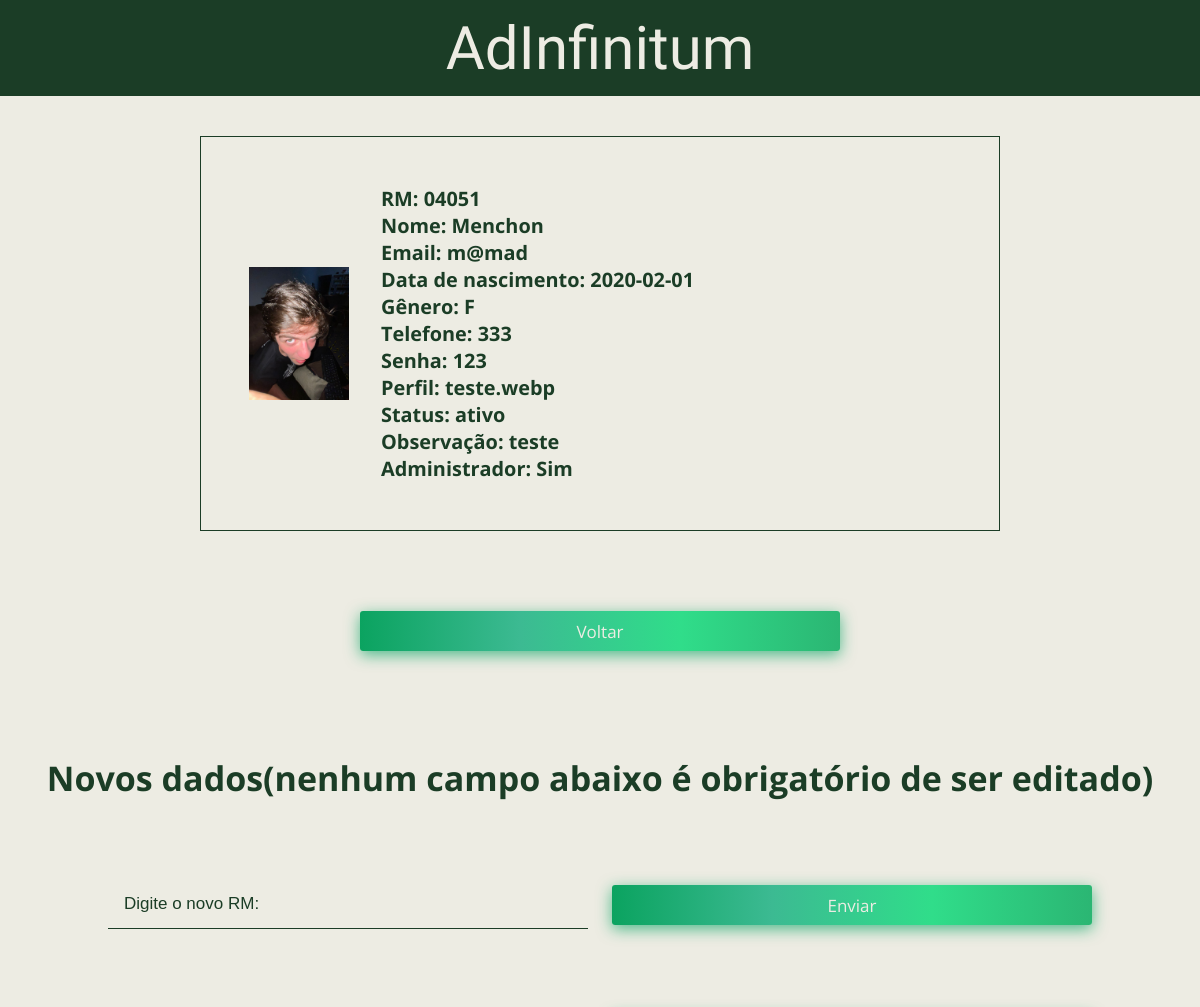
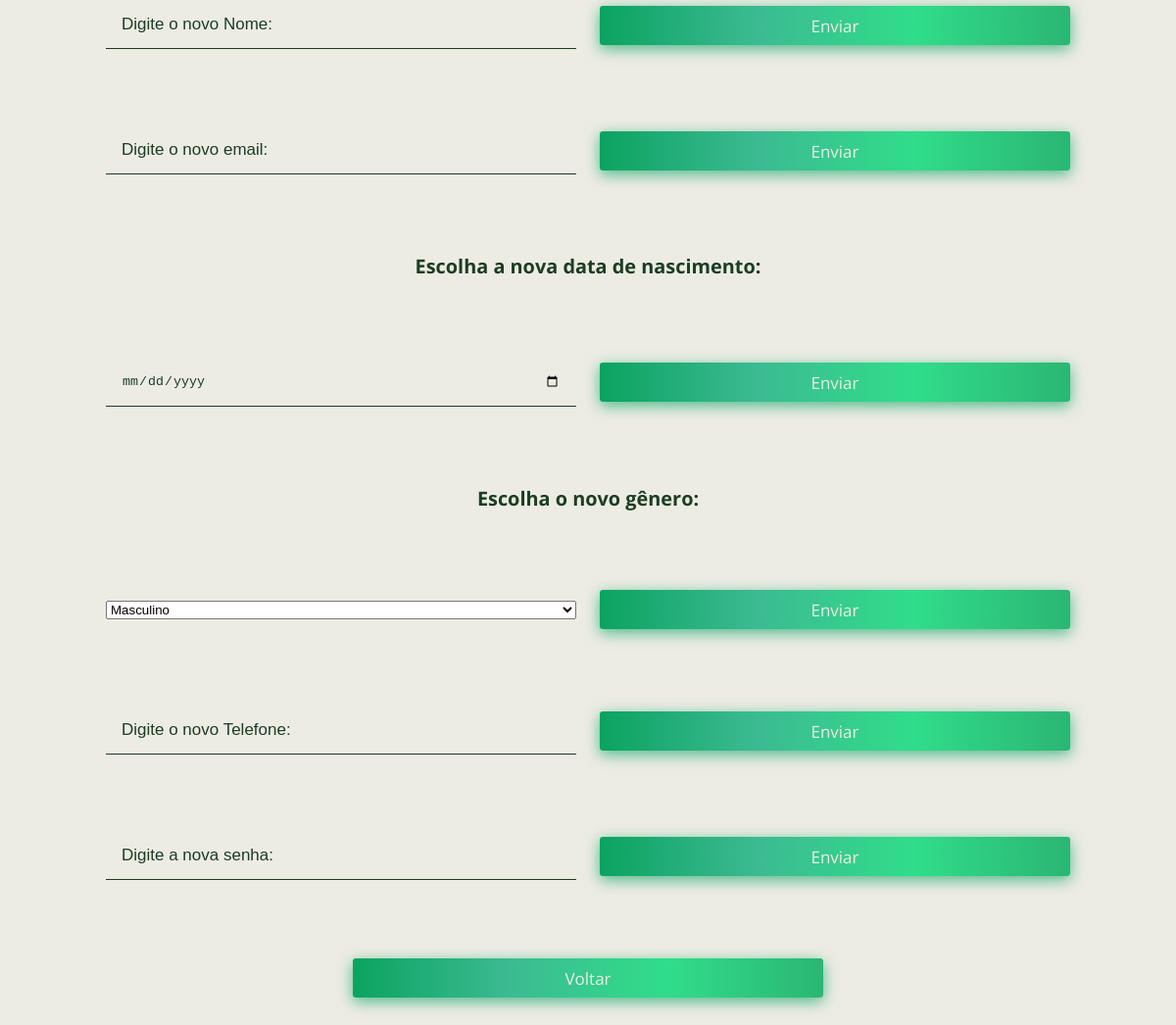
/pjtbibli/editAdm.php (signed in), run on the app's committed database (2 pictures, top to bottom).
### tables this page shows
CREATE TABLE `usuario` (
  `rm` varchar(6) NOT NULL,
  `nome` varchar(60) DEFAULT NULL,
  `email` varchar(120) DEFAULT NULL,
  `dt_nascimento` date DEFAULT NULL,
  `genero` char(1) DEFAULT NULL,
  `telefone` varchar(45) DEFAULT NULL,
  `senha` char(20) DEFAULT NULL,
  `perfil` varchar(120) DEFAULT NULL,
  `user_status` varchar(100) DEFAULT NULL,
  `obs` varchar(200) DEFAULT NULL,
  `adm` bit(1) DEFAULT NULL
);

### pjtbibli/editAdm.php (the view, shortened to what this page needs)
<!DOCTYPE html>
<html lang="pt-br">
  <head>
  </head>
  <body>
  <header class="header">
      <div class="textLogo"><span>AdInfinitum</span></div>
    </header>
    <div class="main">
        <?php
            $sql = 'SELECT * FROM usuario WHERE email ="'.$_SESSION['email'].'"';
            $res = $GLOBALS['conn']->query($sql);
            if ($res->num_rows > 0) {
              while($row = $res->fetch_assoc()) {
                echo
                    '<h3>
                        <div class="card">
                            <img width="100px" src="img/hect.png">
                                <div class="text">
                                    <p>RM: '.$row['rm'].'</p>
                                    <p>Nome: '.$row['nome'].'</p>
                                    <p>Email: '.$row['email'].'</p>
                                    <p>Data de nascimento: '.$row['dt_nascimento'].'</p>
                                    <p>Gênero: '.$row['genero'].'</p>
                                    <p>Telefone: '.$row['telefone'].'</p>
                                    <p>Senha: '.$row['senha'].'</p>
                                    <p>Perfil: '.$row['perfil'].'</p>
                                    <p>Status: '.$row['user_status'].'</p>
                                    <p>Observação: '.$row['obs'].'</p>
                                    <p>Administrador: Sim</p>
                                </div>
                        </div>
                    </h3>';
              }
            }
        ?>
        <a href="pageAdm.php" style="margin-bottom: 3vh;"><button class="buttonDefault">Voltar</button></a>
        <h1>Novos dados(nenhum campo abaixo é obrigatório de ser editado)</h1>
        <form method="post" class="form">
            <input type="text" name="rm" placeholder="Digite o novo RM:"></input>
            <button class="buttonDefault" name="editRm">Enviar</button>
        </form>
        <form method="post" class="form">
            <input type="text" name="nome" placeholder="Digite o novo Nome:"></input>
            <button class="buttonDefault" name="editNome">Enviar</button>
        </form>
        <form method="post" class="form">
            <input type="email" name="email" placeholder="Digite o novo email:"></input>
            <button class="buttonDefault" name="editEmail">Enviar</button>
        </form>
        <h3>Escolha a nova data de nascimento:</h3>
        <form method="post" class="form">
            <input type="date" name="dt"></input>
            <button class="buttonDefault" name="editDt">Enviar</button>
        </form>
        <h3>Escolha o novo gênero:</h3>
        <form method="post" class="form">
            <select name="genero">
                <option value="M">Masculino</option>
            </select>
            <button class="buttonDefault" name="editGen">Enviar</button>
        </form>
        <form method="post" class="form">
            <input type="text" name="telefone" placeholder="Digite o novo Telefone:"></input>
            <button class="buttonDefault" name="editTel">Enviar</button>
        </form>
        <form method="post" class="form">
            <input type="password" name="senha" placeholder="Digite a nova senha:"></input>
            <button class="buttonDefault" name="editSenha">Enviar</button>
        </form>
        <a href="pageAdm.php" style="margin-bottom: 10vh;"><button class="buttonDefault">Voltar</button></a>
    </div>
  </body>
</html>

### pjtbibli/editAdm.php (style rules this page uses)
* { margin: 0; padding: 0; box-sizing: border-box; }
:root { --corPrincipal: #1b3d26; --textColor: rgb(237, 236, 227); }
body { background-color: var(--textColor); color: var(--corPrincipal); font-size: 17px; font-family: 'Open Sans', sans-serif; }
.header { display: flex; justify-content: center; align-items: center; height: 12vh; width: 100%; background-color: var(--corPrincipal); color: rgb(237, 236, 227); font-family: 'Rubik', sans-serif; font-family: 'Square Peg', cursive; font-size: 60px; }
.main { display: flex; flex-direction: column; justify-content: center; align-items: center; padding-top: 5vh; gap: 10vh; margin-bottom: 5rem; }
.form { display: flex; flex-direction: row; justify-content: center; align-items: center; gap: 3vh; }
input { border: none; border-bottom: 1px solid var(--corPrincipal); padding: 1rem; transition: width 0.3s ease-in-out; width: 30rem; background-color: var(--textColor); color: var(--corPrincipal); outline: none; }
input::placeholder { color: var(--corPrincipal); font-size: 17px; }
select { width: 30rem; }
.buttonDefault { background-image: linear-gradient( to right, #0ba360, #3cba92, #30dd8a, #2bb673 ); box-shadow: 0 4px 15px 0 rgba(23, 168, 108, 0.75); color: var(--textColor); border: none; border-radius: 3px; width: 30rem; height: 5vh; cursor: pointer; padding: 1vh; }
h1 { color: var(--corPrincipal); font-family: 'Open Sans', sans-serif; }
.card { display: flex; flex-direction: row; align-items: center; width: 50rem; padding: 3rem; border: 1px solid var(--corPrincipal); }
button { background: none; color: inherit; border: none; padding: 0; font: inherit; cursor: pointer; outline: inherit; }
.text { margin-left: 2rem; }

### data on the page
usuario: rm "04051", nome "Menchon", email "m@mad", dt_nascimento "2020-02-01", genero "F", telefone "333", senha "123", perfil "teste.webp", user_status "ativo", obs "teste"
